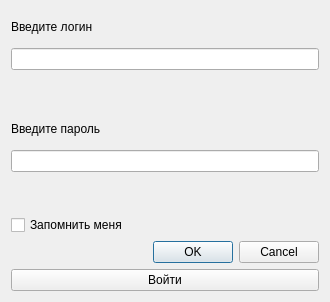
<?xml version="1.0" encoding="UTF-8"?>
<ui version="4.0">
 <class>RegistrationDialog</class>
 <widget class="QDialog" name="RegistrationDialog">
  <property name="geometry">
   <rect>
    <x>0</x>
    <y>0</y>
    <width>330</width>
    <height>302</height>
   </rect>
  </property>
  <property name="windowTitle">
   <string>Dialog</string>
  </property>
  <layout class="QVBoxLayout" name="verticalLayout_2">
   <item>
    <widget class="QLabel" name="label">
     <property name="text">
      <string>Введите логин</string>
     </property>
    </widget>
   </item>
   <item>
    <widget class="QLineEdit" name="lineEdit"/>
   </item>
   <item>
    <widget class="QLabel" name="label_4">
     <property name="text">
      <string/>
     </property>
    </widget>
   </item>
   <item>
    <widget class="QLabel" name="label_2">
     <property name="text">
      <string>Введите пароль</string>
     </property>
    </widget>
   </item>
   <item>
    <widget class="QLineEdit" name="lineEdit_2"/>
   </item>
   <item>
    <widget class="QLabel" name="label_3">
     <property name="text">
      <string/>
     </property>
    </widget>
   </item>
   <item>
    <widget class="QCheckBox" name="checkBox">
     <property name="text">
      <string>Запомнить меня</string>
     </property>
    </widget>
   </item>
   <item>
    <layout class="QVBoxLayout" name="verticalLayout">
     <item>
      <widget class="QDialogButtonBox" name="buttonBox">
       <property name="standardButtons">
        <set>QDialogButtonBox::Cancel|QDialogButtonBox::Ok</set>
       </property>
      </widget>
     </item>
     <item>
      <widget class="QPushButton" name="pushButton">
       <property name="text">
        <string>Войти</string>
       </property>
      </widget>
     </item>
    </layout>
   </item>
  </layout>
 </widget>
 <resources/>
 <connections/>
</ui>
